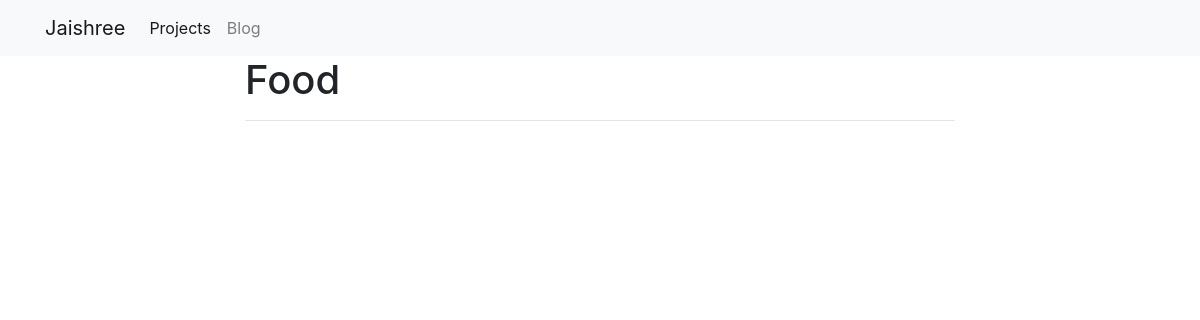
/blog/Food/, run on an earlier commit of the app's database.
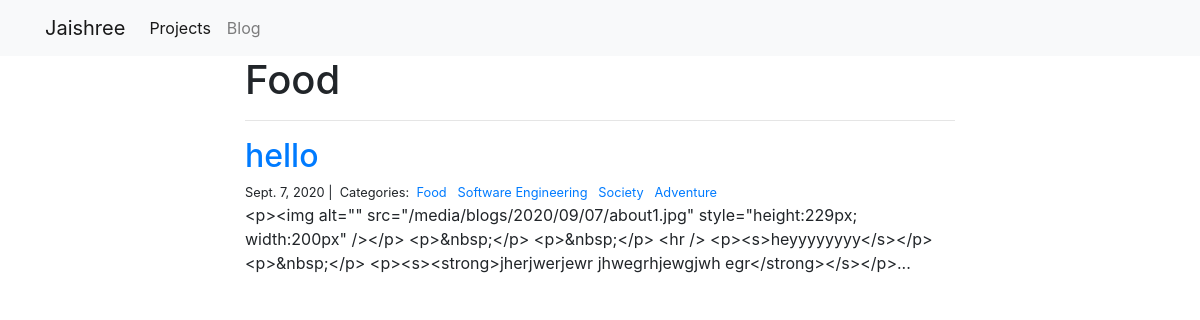
And on a later commit of the database.
### blog/models.py (models this page shows, shortened)
class Category(models.Model):
    name = models.CharField(max_length=20)

class Post(models.Model):
    title = models.CharField(max_length=255)
    body = RichTextUploadingField(blank=True)
    description = models.TextField()
    created_on = models.DateTimeField(auto_now_add=True)
    last_modified = models.DateTimeField(auto_now=True)
    categories = models.ManyToManyField('Category', related_name='posts')

### blog/views.py (the view)
# urls.py: path("<category>/", views.blog_category, name="blog_category"),
def blog_category(request, category):
    posts = Post.objects.filter(
        categories__name__contains=category
    ).order_by(
        '-created_on'
    )
    context = {
        "category": category,
        "posts": posts
    }
    return render(request, "blog_category.html", context)

### blog/templates/blog_category.html
{% extends "base.html" %}
{% block page_content %}
<div class="col-md-8 offset-md-2">
    <h1>{{ category | title }}</h1>
    <hr>
    {% for post in posts %}
        <h2><a href="{% url 'blog_detail' post.pk%}">{{ post.title }}</a></h2>
        <small>
            {{ post.created_on.date }} |&nbsp;
            Categories:&nbsp;
            {% for category in post.categories.all %}
            <a href="{% url 'blog_category' category.name %}">
                {{ category.name }}
            </a>&nbsp;
            {% endfor %}
        </small>
        <p>{{ post.body | slice:":400" }}...</p>
    {% endfor %}
</div>
{% endblock %}

What changed in the data, as far as the page shows it:
added Post: title "hello", created_on "Sept. 7, 2020", body "<p><img alt=\"\" src=\"/media/blogs/2020/09/07/about1.jpg\" style=\"height:229px; width:200px\" /></p> <p>&nbsp;</p> <p>&nbsp;</p> <hr /> <p><s>heyyyyyyyy</s></p> <p>&nbsp;</p> <p><s><strong>jherjwerjewr jhwegrhjewgjwh egr</strong></s></p>", Category (name "Food")
now on this page (row unchanged): Category: name "Software Engineering"
now on this page (row unchanged): Category: name "Society"
now on this page (row unchanged): Category: name "Adventure"
